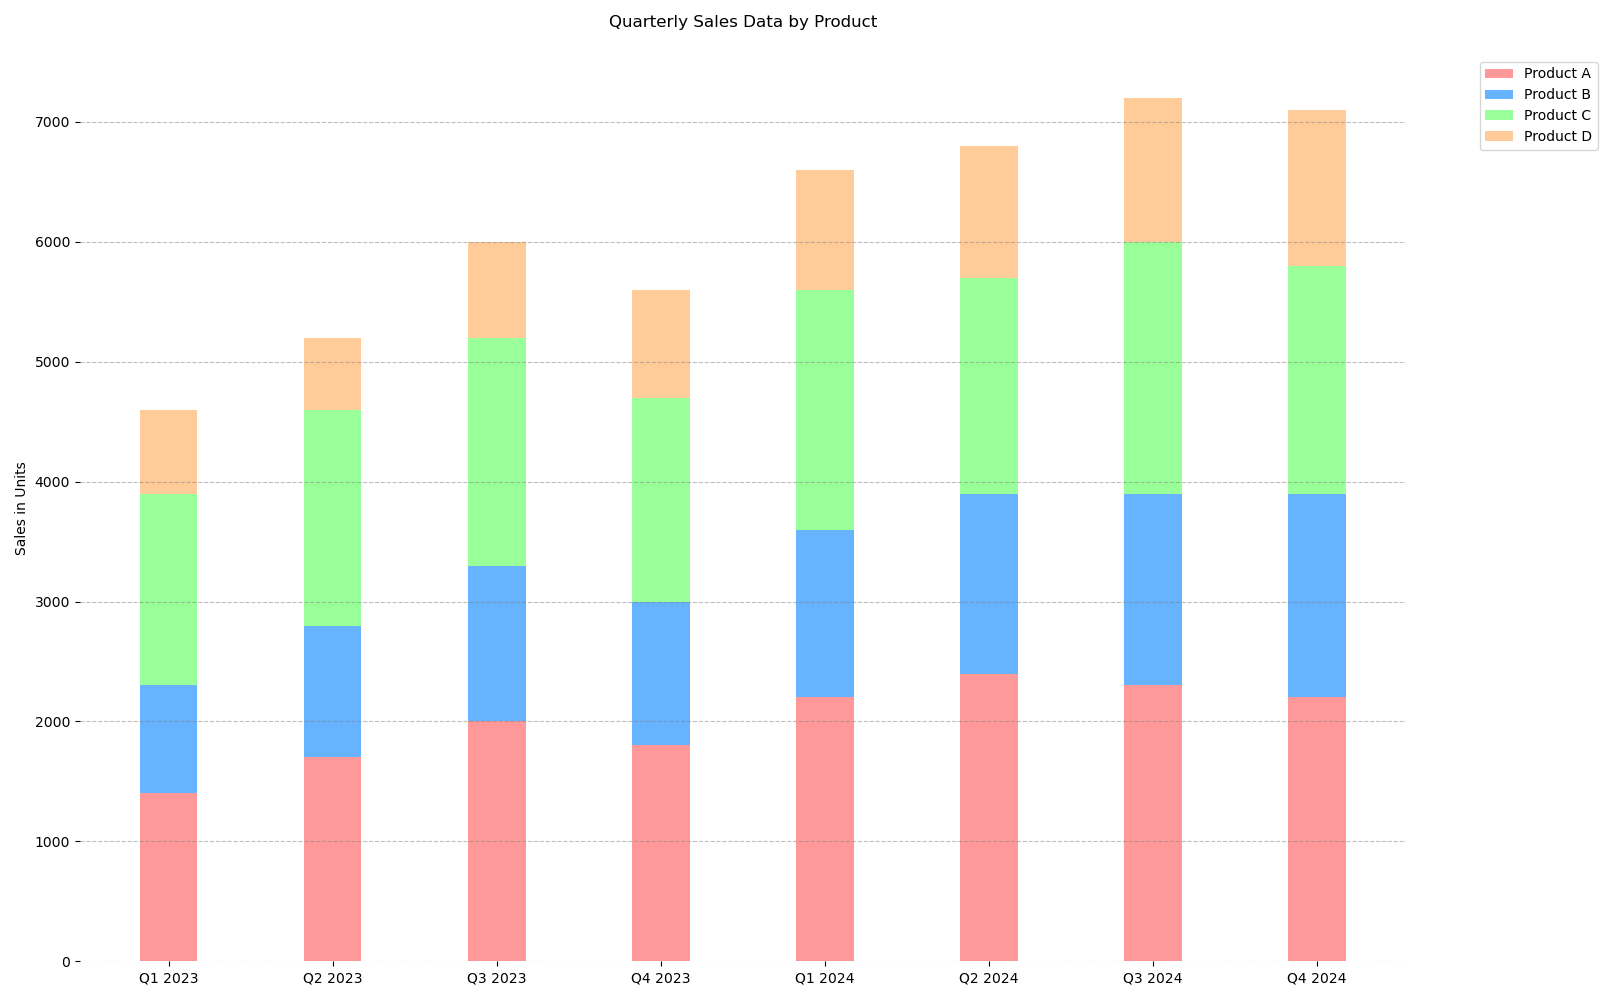

Here is the Python script that generated this plot:

import matplotlib.pyplot as plt

# Data from the table
quarters = ['Q1 2023', 'Q2 2023', 'Q3 2023', 'Q4 2023', 
            'Q1 2024', 'Q2 2024', 'Q3 2024', 'Q4 2024']
product_a = [1400, 1700, 2000, 1800, 2200, 2400, 2300, 2200]
product_b = [900, 1100, 1300, 1200, 1400, 1500, 1600, 1700]
product_c = [1600, 1800, 1900, 1700, 2000, 1800, 2100, 1900]
product_d = [700, 600, 800, 900, 1000, 1100, 1200, 1300]

# Stacked bar data preparation
bar_width = 0.35
indices = range(len(quarters))

# Plotting
fig, ax = plt.subplots(figsize=(16, 10))

ax.bar(indices, product_a, width=bar_width, color='#ff9999', label='Product A')
ax.bar(indices, product_b, width=bar_width, bottom=product_a, color='#66b3ff', label='Product B')
ax.bar(indices, product_c, width=bar_width, bottom=[i+j for i,j in zip(product_a, product_b)], color='#99ff99', label='Product C')
ax.bar(indices, product_d, width=bar_width, bottom=[i+j+k for i,j,k in zip(product_a, product_b, product_c)], color='#ffcc99', label='Product D')

# Labels and Titles
ax.set_ylabel('Sales in Units')
ax.set_title('Quarterly Sales Data by Product', pad=20)
ax.set_xticks(indices)
ax.set_xticklabels(quarters)
ax.legend(loc='upper right', bbox_to_anchor=(1.15, 1))

# Remove the spines
for spine in ax.spines.values():
    spine.set_visible(False)

# Grid lines
ax.yaxis.grid(True, linestyle='--', which='major', color='grey', alpha=0.5)

# Show plot
plt.tight_layout()
plt.show()
